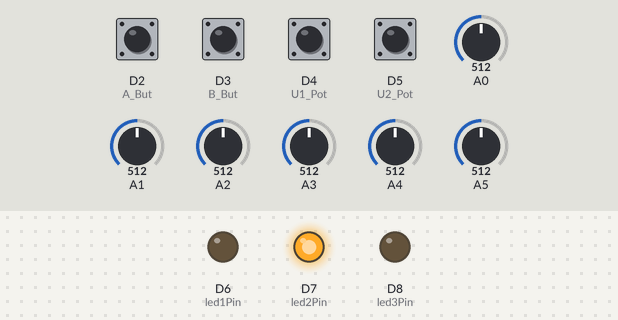
The sketch below on a simulated Arduino MKR. On the bench: output pins drawn as LEDs (lit = HIGH). Inputs (shaded band) come from the test bench; at power-on: D2 (A_But), D3 (B_But), D4 (U1_Pot), D5 (U2_Pot) HIGH, A0 = 512, A1 = 512, A2 = 512, A3 = 512, A4 = 512, A5 = 512. WiFi joins after 1.5 s; servers stay silent unless stated; what the sketch prints to the serial monitor is not drawn.

Above: at 2.7 s.
2.8 s: D4 (U1_Pot) pulled LOW for 0.15 s
At 3.2 s:
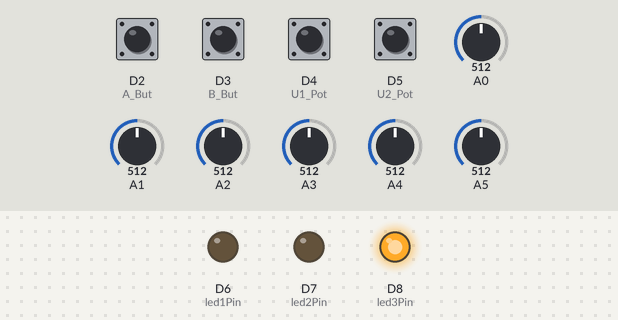
4.4 s: D3 (B_But) pulled LOW for 0.15 s
At 5.6 s:
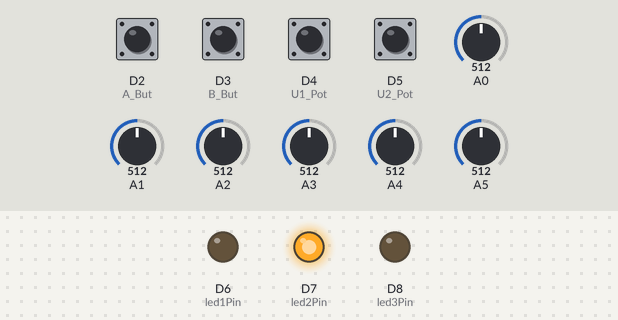
6.0 s: D4 (U1_Pot) pulled LOW for 1 s
At 6.8 s:
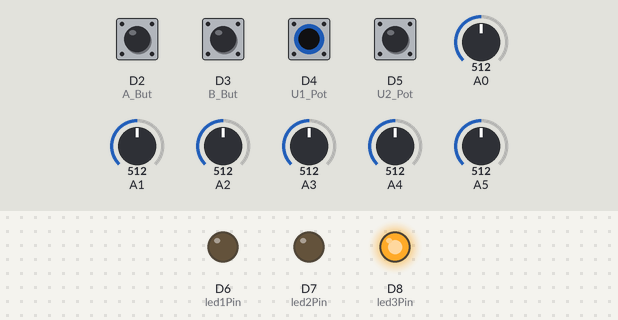
Timing chart, 0 to 9.0 s (numbered marks = the images above; inputs shaded):
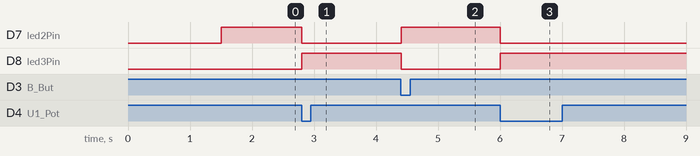

The sketch:

Robot_Controller_Joy_Stick.ino
```cpp
/*
 * Author:  Amirbahador Moineddini
 * Email:   abmoineddini@gmail.com
 * Project: Robot Controller Joystick
 */

// libraries
#include <SPI.h>
#include <WiFiNINA.h>

// remote controller pin set up
int data[10];                  // Initiating Data array
int mode =0;                   // define the mode
const int U2_Pot = 5;          // define R6
const int U1_Pot = 4;          // define R1
const int led1Pin = 6;         // define pin for LED1 which is close to NRF24L01 and used to indicate the state of NRF24L01
const int led2Pin = 7;         // define pin for LED2 which is the mode is displayed in the car remote control mode
const int led3Pin = 8;         // define pin for LED3 which is the mode is displayed in the car auto mode
const int A_But = 2;           // define pin for D2
const int B_But = 3;           // define pin for D3
const int C_But = 4;           // define pin for D4
const int D_But = 5;           // define pin for D5
const int U1_X = 0;            // define pin for direction X of joystick U1
const int U1_Y = 1;            // define pin for direction X of joystick U1
const int U2_X = 2;            // define pin for direction X of joystick U2
const int U2_Y = 3;            // define pin for direction Y of joystick U2

// wifi setup
char ssid[] = "Robotics";
char pass[] = "Robot2021";
int status = WL_IDLE_STATUS;
IPAddress ip(192, 168, 137, 200); // setting static IP address
WiFiServer server(80);            // setting wifi server port

void setup() {
  // Initialising Serial
  Serial.begin(9600);

  // Initialising pins
  pinMode(led1Pin, OUTPUT);       // set led1Pin to output mode
  pinMode(led2Pin, OUTPUT);       // set led2Pin to output mode
  pinMode(led3Pin, OUTPUT);       // set led3Pin to output mode
  pinMode(A_But, INPUT_PULLUP);   // set APin to output mode
  pinMode(B_But, INPUT_PULLUP);   // set BPin to output mode
  pinMode(C_But, INPUT_PULLUP);   // set CPin to output mode
  pinMode(D_But, INPUT_PULLUP);   // set DPin to output mode

  // initializing wifi
  Serial.println("Attempting to connect to WPA network...");
  Serial.print("SSID: ");
  Serial.println(ssid);
  WiFi.config(ip);
  status = WiFi.begin(ssid, pass);
  if ( status != WL_CONNECTED) {
    Serial.println("Couldn't get a WiFi connection");
    while(true);
  }
  else {
    server.begin();
  }
  Serial.print("IP Address: ");
  Serial.println(WiFi.localIP());
}
void loop() {
  // put the values of rocker, switch and potentiometer into the array
  data[0] = analogRead(U1_X);
  data[1] = analogRead(U1_Y);
  data[2] = analogRead(U2_X);
  data[3] = analogRead(U2_Y);
  if(digitalRead(A_But)==LOW){
    data[4] = digitalRead(A_But);
    }else{
      data[4] = HIGH;
      }
  if( digitalRead(B_But)==LOW){
    mode = 0;
    data[5] = 0;
    data[6] = 1;
  }
  if(digitalRead(C_But)==LOW){
    mode = 1;
    data[5] = 1;
    data[6] = 0;
  }
  data[7] = digitalRead(D_But);
  data[8] = analogRead(U1_Pot);
  data[9] = analogRead(U2_Pot);

  // Mapping the outputs
  float axis_X_1 = map(data[0]-205, -210, 210, -100, 100);
  float axis_Y_1 = map(data[1]-205, -210, 210, -100, 100);
  float axis_X_2 = map(data[2]-205, -210, 210, -100, 100);
  float axis_Y_2 = map(data[3]-205, -210, 210, -100, 100);

  if(axis_X_1 <= 5 && axis_X_1 >= -5){
    axis_X_1 = 0;
  }
  if(axis_Y_1 <= 5 && axis_Y_1 >= -5){
    axis_Y_1 = 0;
  }
  if(axis_X_2 <= 5 && axis_X_2 >= -5){
    axis_X_2 = 0;
  }
  if(axis_Y_2 <= 5 && axis_Y_2 >= -5){
    axis_Y_2 = 0;
  }

  // webserver print
  server.print("Data:");
  server.print(axis_X_1/100);
  server.print(",");
  server.print(axis_Y_1/100);
  server.print(",");
  server.print(axis_X_2/100);
  server.print(",");
  server.print(axis_Y_2/100);
  server.print(",");
  server.print(data[4]);
  server.print(",");
  server.print(data[5]);
  server.print(",");
  server.print(data[6]);
  server.print(",");
  server.print(data[7]);
  server.println(",");

  // Setting LED data
  WiFiClient client = server.available();
  if (client == true) {
    digitalWrite(led1Pin,!digitalRead(led1Pin));             // Red LED for blinking
  }

  if(mode==0){
    digitalWrite(led2Pin,HIGH);
    digitalWrite(led3Pin,LOW);
  }
  if(mode==1){
      digitalWrite(led2Pin,LOW);
      digitalWrite(led3Pin,HIGH);
  }

  delay(10);
}
```

Measured:
- after the input at 2.8 s, D7 (led2Pin): HIGH → LOW at once; D8 (led3Pin): LOW → HIGH at once
- after the input at 4.4 s, D7 (led2Pin): LOW → HIGH at once; D8 (led3Pin): HIGH → LOW at once
- after the input at 6.0 s, D7 (led2Pin): HIGH → LOW at once; D8 (led3Pin): LOW → HIGH at once
